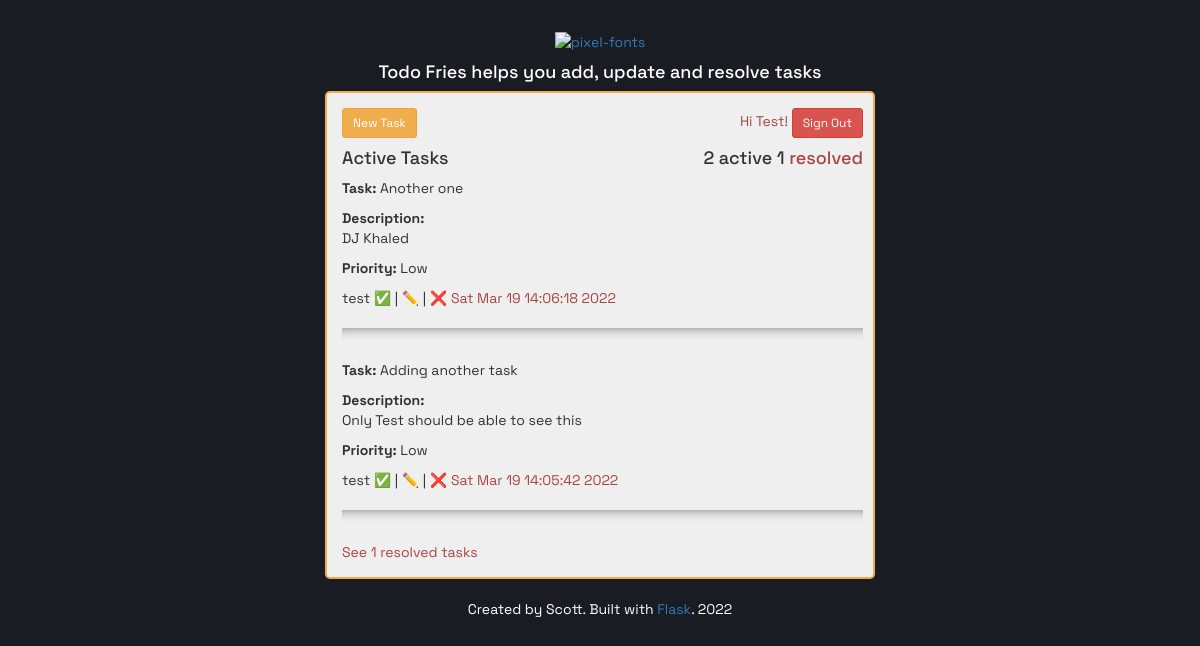
The page / (signed in) on the database its author committed.
### main.py (models this page shows)
class User(UserMixin, db.Model):
    __tablename__ = "users"
    id = db.Column(db.Integer, primary_key=True)
    email = db.Column(db.String(100), unique=True, nullable=False)
    name = db.Column(db.String(100))
    password = db.Column(db.String(100), unique=True, nullable=False)
    tasks = relationship("TodoApp", back_populates="author")

class TodoApp(db.Model):
    id = db.Column(db.Integer, primary_key=True)
    author_id = db.Column(db.Integer, db.ForeignKey("users.id"))
    author = relationship("User", back_populates="tasks")
    title = db.Column(db.String(100))
    description = db.Column(db.String(500))
    priority = db.Column(db.String(25))
    date = db.Column(db.String(100))
    resolved = db.Column(db.Integer)

### main.py (the view, shortened to what this page needs)
@app.route("/", methods=["GET", "POST"])
def home():
    if current_user.is_authenticated:
        open_todos = TodoApp.query.filter(TodoApp.resolved == 0).filter(TodoApp.author_id == current_user.id).all()
        count_open = TodoApp.query.filter(TodoApp.resolved == 0).filter(TodoApp.author_id == current_user.id).count()
        count_resolved = TodoApp.query.filter(TodoApp.resolved == 1).filter(TodoApp.author_id == current_user.id).count()
        task_form = TodoForm()
        if task_form.validate_on_submit():
            new_todo = TodoApp(title=task_form.title.data, description=task_form.description.data,
                               priority=task_form.priority.data, date=datetime.now().strftime("%c"), resolved=0,
                               author=current_user)
            db.session.add(new_todo)
            db.session.commit()
            return redirect(url_for('home'))
        else:
            flash("Please sign in/register!")
        return render_template("index.html", todos=open_todos, task_form=task_form, count=count_open,
                               resolved=count_resolved)

### main.py (called while the page is built)
@login_manager.user_loader
def load_user(user_id):
    return User.query.get(user_id)

### templates/index.html (shortened to what this page needs)
{% extends "layout.html" %}
{% block content %}
<div class="top">
    <a href="{{ url_for('home')}}"><img src="https://fontmeme.com/permalink/220317/2dc3c3e95c7d38ec2e43737cc6438fbc.png"
                                        alt="pixel-fonts" border="0"></a>
<h4>Todo Fries helps you add, update and resolve tasks</h4>
    </div>
<div class="container">
    <div class="row">
        <button class="btn btn-warning btn-sm" onclick="hideAdd()">New Task</button>
          {% if current_user.is_authenticated %}
            <span class="signregister">
         <a hre="# " class="text-danger"> Hi {{ current_user.name.title()}}! </a>
            <a href="{{ url_for('signout') }}" class="btn btn-danger btn-sm">Sign Out</a>
            </span>
            {% endif %}
         {% if current_user.is_authenticated %}
    </div>
    <div class="row">
        <h4>Active Tasks <span class="signregister">{{ count }} active {{ resolved }} <a class="text-danger" href="{{ url_for('show_resolved') }}">resolved</a>
        </span></h4>
        {% for todo in todos|reverse %}
        <div class="square">
            <p><strong>Task:</strong> {{ todo.title }}</p>
            <p><strong>Description:</strong> <br> {{ todo.description }}</p>
            <p><strong>Priority:</strong> {{ todo.priority }}</p>
            {{ todo.author.name }}
            <a title="resolved" href="{{ url_for('resolve_task', task=todo.id) }}">✅</a> | <a title="edit"
                                                                                              href="{{ url_for('edit_task', task=todo.id) }}">✏️</a>
            | <a title="delete" href="{{url_for('delete_task', task=todo.id)}}">❌</a> <a class="text-danger" title="task"
                                                                                         href="{{ url_for('show_task', task=todo.id) }}">{{
            todo.date }}</a>
            <hr>
        </div>
        {% endfor %}
        <p> <a class="text-danger" href="{{ url_for('show_resolved') }}">See {{ resolved }} resolved tasks </a></p>
        {% endif %}
    </div>
</div>
<div class="top">
    <footer>Created by Scott. Built with <a href="https://flask.palletsprojects.com/en/2.0.x/" target="_blank">Flask</a>. 2022</footer>
</div>
{% endblock %}

### templates/layout.html (shortened to what this page needs)
{% extends "bootstrap/base.html" %}
{% import "bootstrap/wtf.html" as wtf %}
{% block styles %}
{{super()}}
<link rel="stylesheet"
      href="{{url_for('.static', filename='styles.css')}}">
{% endblock %}

### static/styles.css (style rules this page uses)
body { margin: 30px; font-family: 'Space Grotesk', sans-serif; background: #1a1c23; }
.container { max-width: 550px; margin: 10px auto 20px auto; padding: 15px 25px 5px 25px; border-radius: 5px; border: 2px solid #f0ad4e; background: #efefef; }
.top { margin-top: 20px; width: 40%; margin: auto; text-align: center; color: white; }
footer { text-align: center; }
a:link { text-decoration: none; }
.row { background: #efefef; padding-left: 5px; }
.signregister { position:relative; float:right; }
hr { height: 12px; border: 0; box-shadow: inset 0 12px 12px -12px rgba(0, 0, 0, 0.5); }

### rows shown on the page
User: name "Test"
TodoApp: title "Another one", description "DJ Khaled", priority "Low", author.name "test", date "Sat Mar 19 14:06:18 2022"
TodoApp: title "Adding another task", description "Only Test should be able to see this", priority "Low", author.name "test", date "Sat Mar 19 14:05:42 2022"

### other values the page prints
{{ count }} "2"
{{ resolved }} "1"
